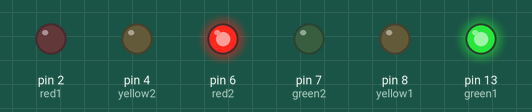
The sketch below on a simulated Arduino Uno, built with avr-gcc and run on an emulated ATmega328P. On the bench: output pins drawn as LEDs (lit = HIGH).

Above: at 4.5 s.
At 11.5 s:
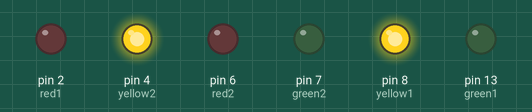
At 18.5 s:
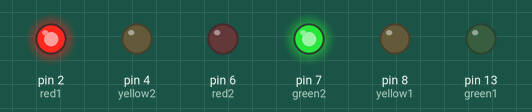
Timing chart, 0 to 29.9 s (numbered marks = the images above):
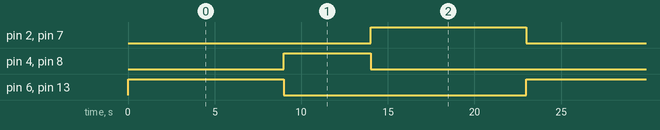

Measured:
- by itself, pin 2 (red1), pin 6 (red2), pin 7 (green2), pin 13 (green1): alternates HIGH for 9.0 s and LOW for 14.0 s
- by itself, pin 4 (yellow2), pin 8 (yellow1): alternates HIGH for 5.0 s and LOW for 18.0 s
- by itself, everything shown: repeats every 23.0 s, in 3 steps

The sketch:

susan_21.ino
```cpp
int red1 = 2;
int red2 = 6;
int yellow1 = 8;
int yellow2 = 4;
int green1 = 13;
int green2 = 7;
void setup()
{
  pinMode(red1, OUTPUT);
  pinMode(red2, OUTPUT);
  pinMode(yellow1,OUTPUT);
  pinMode(yellow2,OUTPUT);
  pinMode(green1,OUTPUT);
  pinMode(green2,OUTPUT);
}

void loop()
{

  digitalWrite(green1, HIGH);
  digitalWrite(red2, HIGH);
  digitalWrite(yellow1,LOW);
  digitalWrite(red1,LOW);
  digitalWrite(yellow2,LOW);
  digitalWrite(green2,LOW);
  delay(9000);

  digitalWrite(green1,LOW);
  digitalWrite(red2,LOW);
  digitalWrite(yellow1,HIGH);
  digitalWrite(yellow2,HIGH);
  digitalWrite(green2,LOW);
  digitalWrite(red1,LOW);
  delay(5000);

  digitalWrite(green1,LOW);
  digitalWrite(red2,LOW);
  digitalWrite(yellow1,LOW);
  digitalWrite(yellow2,LOW);
  digitalWrite(green2,HIGH);
  digitalWrite(red1,HIGH);
  delay(9000);


}
```
